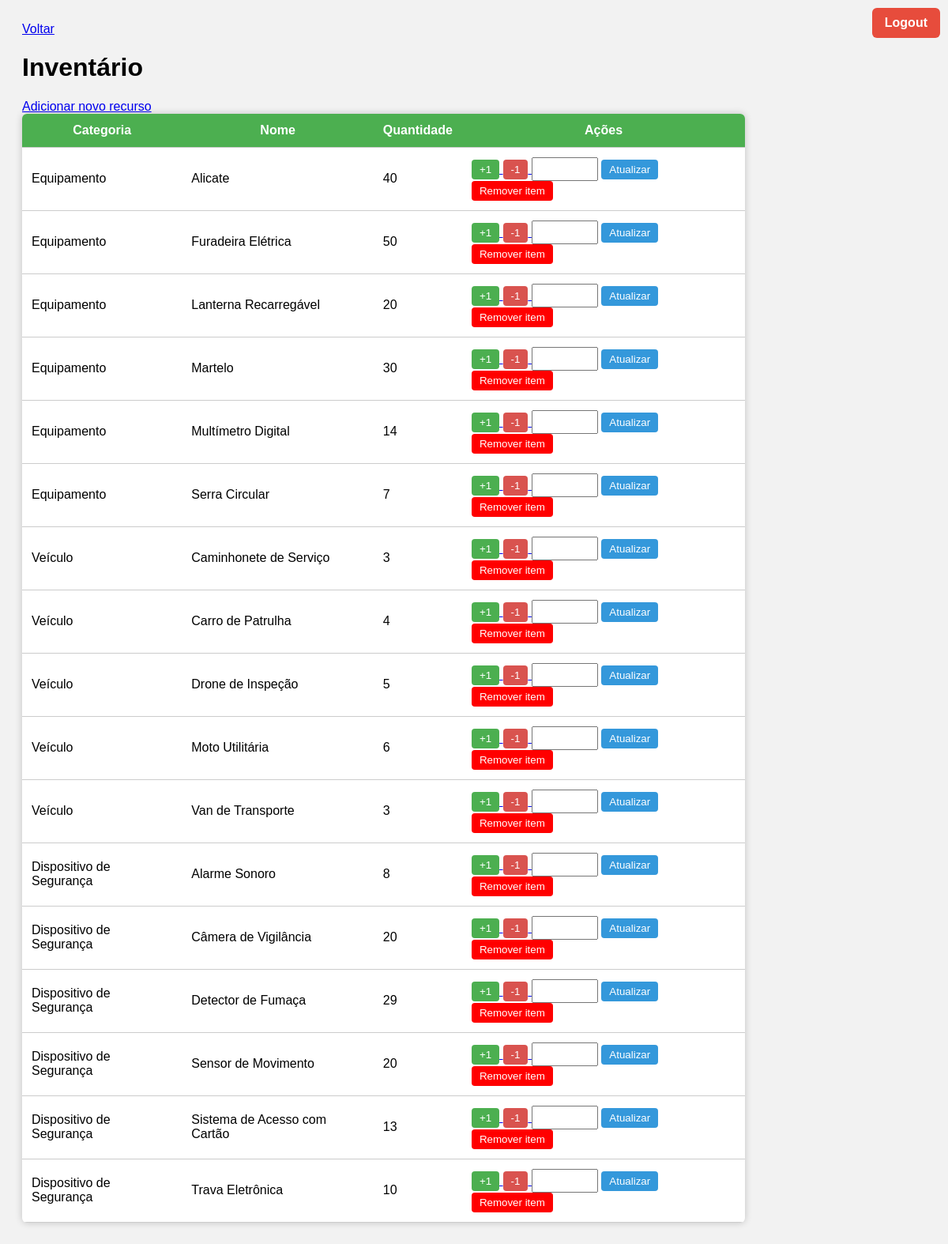
The page /recursos (signed in) on the database its author committed.
### tables this page shows
CREATE TABLE inventario (
    id INTEGER PRIMARY KEY AUTOINCREMENT,
    categoria TEXT NOT NULL,
    nome TEXT NOT NULL,
    quantidade INTEGER NOT NULL
);

### myproject/main.py (the view)
@app.route("/recursos")
def recursos():
    if 'token' not in session:
        return redirect(url_for('login'))
    return recursos_funcao()

### myproject/login.py (called while the page is built)
def permissao_check():
    return session.get("permissao") in ["Administrador", "Gerente"]

### myproject/recursos.py (called while the page is built)
def get_inventario():
    conn = sqlite3.connect("banco.db")
    cursor = conn.cursor()
    cursor.execute("""
        SELECT * FROM inventario
        ORDER BY
            CASE categoria
                WHEN 'Equipamento' THEN 1
                WHEN 'Veículo' THEN 2
                WHEN 'Dispositivo de Segurança' THEN 3
                ELSE 4
            END,
            nome ASC
    """)
    dados = cursor.fetchall()
    conn.close()
    return dados

def recursos_funcao():
    inventario = get_inventario()
    permissao = permissao_check()
    return render_template("recursos.html", inventario=inventario, permissao=permissao)

### myproject/templates/recursos.html (shortened to what this page needs)
<!DOCTYPE html>
<html lang="pt-BR">
<head>
    <link rel="stylesheet" href="{{ url_for('static', filename='recursos.css') }}">
</head>
<body>
{% if session.get('usuario') %}
    <div class="logout-container">
        <a href="/logout" class="logout-button">Logout</a>
    </div>
    <a href="{{ url_for('home') }}" class="btn-voltar-home">Voltar</a>
{% endif %}
<h1>Inventário</h1>
<table>
    <thead>
        <tr>
            <th>Categoria</th>
            <th>Nome</th>
            <th>Quantidade</th>
            {% if permissao %}<th>Ações</th>{% endif %}
        </tr>
    </thead>
    <tbody>
        {% if permissao %} <a href="/recursos/add" class="btn-add-item">Adicionar novo recurso</a> {% endif %}
        {% for item in inventario %}
        <tr>
            <td>{{ item[1] }}</td>
            <td>{{ item[2] }}</td>
            <td>{{ item[3] }}</td>
            {% if permissao %}
            <td>
                <a href="/add/{{ item[0] }}">
                    <button>+1</button>
                </a>
                <a href="/remove/{{ item[0] }}">
                    <button class="minus">-1</button>
                </a>
                <form action="/set/{{ item[0] }}" method="POST" class="form-set-quantidade">
                    <input type="number" name="quantidade" min="0" required class="input-quantidade">
                    <button type="submit" class="btn-atualizar">Atualizar</button>
                </form>
                <a href="/delete/{{ item[0] }}" class="btn-remover-link">
                    <button class="btn-remover">Remover item</button>
                </a>
            </td>
            {% endif %}
        </tr>
        {% endfor %}
    </tbody>
</table>
</body>
</html>

### myproject/static/recursos.css (style rules this page uses)
body { font-family: Arial; background: #f2f2f2; padding: 20px; }
table { width: 80%; border-collapse: collapse; background: #fff; border-radius: 6px; overflow: hidden; box-shadow: 0 0 10px rgba(0,0,0,0.2); }
th, td { padding: 12px; border-bottom: 1px solid #ccc; }
th { background: #4CAF50; color: white; }
button { padding: 5px 10px; border: none; background: #4CAF50; color: white; border-radius: 4px; cursor: pointer; }
.minus { background: #d9534f; }
.logout-container { position: fixed; top: 10px; right: 10px; z-index: 1000; }
.logout-button { background-color: #e74c3c; padding: 10px 16px; border-radius: 6px; color: white; text-decoration: none; font-weight: bold; transition: 0.2s; display: inline-block; }
.form-set-quantidade { display: inline; }
.input-quantidade { width: 70px; padding: 5px; font-size: 14px; }
.btn-atualizar { padding: 5px 10px; background-color: #3498db; color: white; border: none; border-radius: 4px; cursor: pointer; transition: 0.2s; }
.btn-remover-link { text-decoration: none; }
.btn-remover { padding: 5px 10px; background-color: red; color: white; border: none; border-radius: 4px; cursor: pointer; transition: 0.2s; }

### rows shown on the page
inventario: categoria "Equipamento", nome "Alicate", quantidade "40"
inventario: categoria "Equipamento", nome "Furadeira Elétrica", quantidade "50"
inventario: categoria "Equipamento", nome "Lanterna Recarregável", quantidade "20"
inventario: categoria "Equipamento", nome "Martelo", quantidade "30"
inventario: categoria "Equipamento", nome "Multímetro Digital", quantidade "14"
inventario: categoria "Equipamento", nome "Serra Circular", quantidade "7"
inventario: categoria "Veículo", nome "Caminhonete de Serviço", quantidade "3"
inventario: categoria "Veículo", nome "Carro de Patrulha", quantidade "4"
inventario: categoria "Veículo", nome "Drone de Inspeção", quantidade "5"
inventario: categoria "Veículo", nome "Moto Utilitária", quantidade "6"
inventario: categoria "Veículo", nome "Van de Transporte", quantidade "3"
inventario: categoria "Dispositivo de Segurança", nome "Alarme Sonoro", quantidade "8"
inventario: categoria "Dispositivo de Segurança", nome "Câmera de Vigilância", quantidade "20"
inventario: categoria "Dispositivo de Segurança", nome "Detector de Fumaça", quantidade "29"
inventario: categoria "Dispositivo de Segurança", nome "Sensor de Movimento", quantidade "20"
inventario: categoria "Dispositivo de Segurança", nome "Sistema de Acesso com Cartão", quantidade "13"
inventario: categoria "Dispositivo de Segurança", nome "Trava Eletrônica", quantidade "10"
